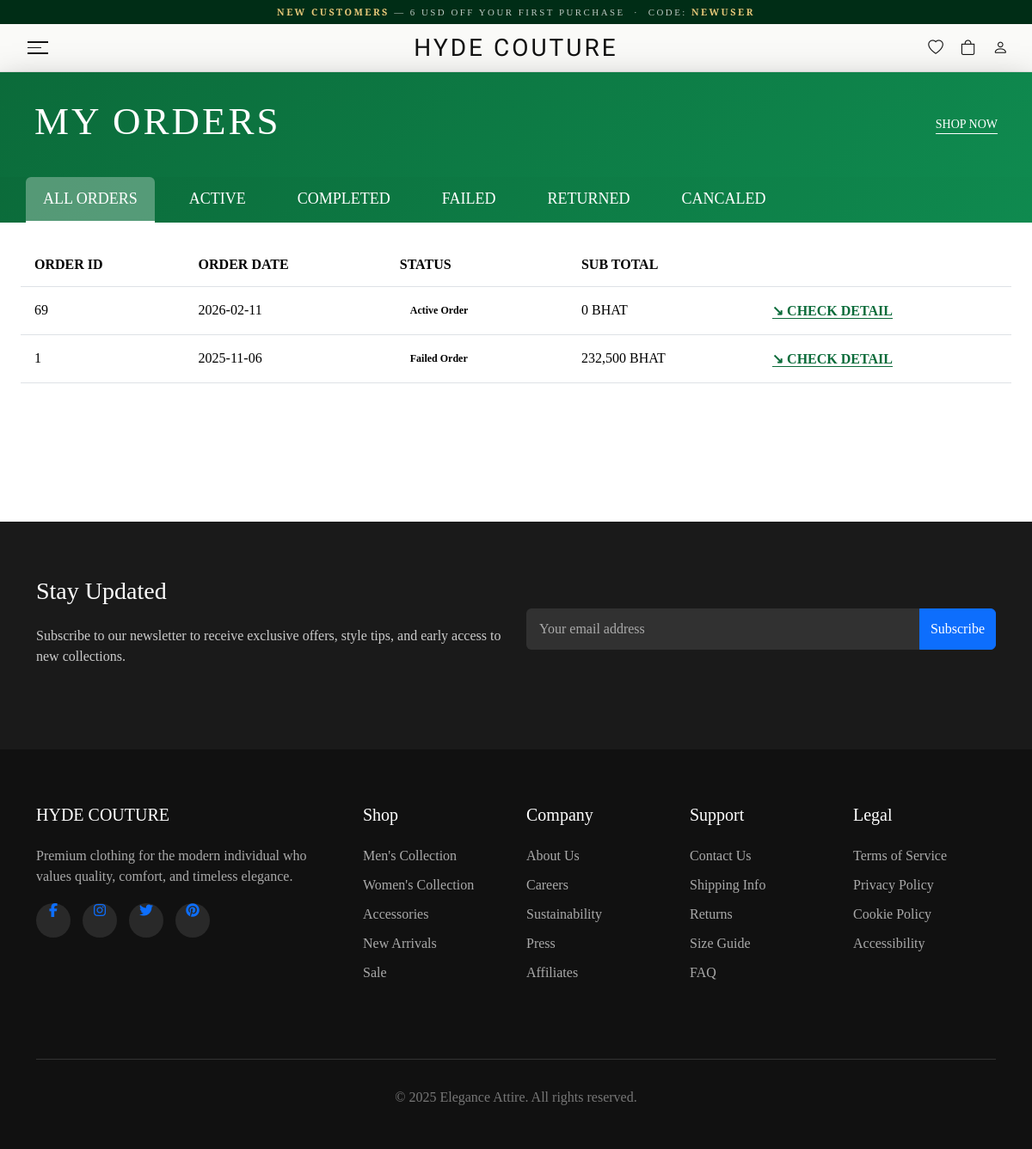
The page /views/order_list.php?userID=2 (signed in) on the database its author committed.
### tables this page shows
CREATE TABLE `orderr` (
  `orderID` int NOT NULL,
  `paymentValid` tinyint DEFAULT NULL,
  `totalCost` double DEFAULT NULL,
  `orderDate` date DEFAULT NULL,
  `paymentStatus` int DEFAULT NULL,
  `orderStatus` int DEFAULT NULL,
  `trackingStatus` int DEFAULT NULL,
  `accountID` int DEFAULT NULL,
  `paymentType` int DEFAULT NULL,
  `addressID` int DEFAULT NULL,
  `isManual` tinyint DEFAULT NULL,
  `manualCustomerName` varchar(2000) DEFAULT NULL,
  `manualNote` longtext
);

CREATE TABLE `orderstatus` (
  `orderStatusID` int NOT NULL,
  `orderStatus` varchar(500) NOT NULL
);

### views/order_list.php (the view, shortened to what this page needs)
<?php
  include '../connection/connectdb.php';
  include '../layout/nav.php';
  $userID = isset($_GET['userID']) ? intval($_GET['userID']) : 1;
  $query = "SELECT * FROM orderr JOIN account ON orderr.accountID = account.accountID JOIN orderstatus ON orderr.orderstatus = orderstatus.orderstatusID WHERE orderr.accountID = $userID ORDER BY orderr.orderDate DESC";
  $result = $conn->query($query);
?>
<!DOCTYPE html>
<html lang="en">
  <head>
    <link href="https://cdn.jsdelivr.net/npm/bootstrap@5.3.3/dist/css/bootstrap.min.css" rel="stylesheet"/>
  </head>
  <body>
    <div class="orders-wrapper">
      <div class="orders-header d-flex justify-content-between align-items-center">
        <h1>MY ORDERS</h1>
        <a href="./index.php" class="shop-now">SHOP NOW</a>
      </div>
      <ul class="nav nav-tabs" role="tablist">
              <li class="nav-item">
                <button class="nav-link active" data-bs-toggle="tab" data-bs-target="#all"> ALL ORDERS </button>
              </li>
              <li class="nav-item">
                <button class="nav-link" data-bs-toggle="tab" data-bs-target="#active"> ACTIVE </button>
              </li>
              <li class="nav-item">
                <button class="nav-link" data-bs-toggle="tab" data-bs-target="#completed"> COMPLETED </button>
              </li>
              <li class="nav-item">
                <button class="nav-link" data-bs-toggle="tab" data-bs-target="#failed"> FAILED </button>
              </li>
              <li class="nav-item">
                <button class="nav-link" data-bs-toggle="tab" data-bs-target="#return"> RETURNED </button>
              </li>
              <li class="nav-item">
                <button class="nav-link" data-bs-toggle="tab" data-bs-target="#cancal"> CANCALED </button>
              </li>
      </ul>
      <div class="tab-content p-4">
        <div class="tab-pane fade show active" id="all">
          <div class="table-scroll">
            <table class="table align-middle mb-0">
              <thead>
                <tr>
                  <th>ORDER ID</th>
                  <th>ORDER DATE</th>
                  <th>STATUS</th>
                  <th>SUB TOTAL</th>
                  <th></th>
                </tr>
              </thead>
              <?php if ($result && $result->num_rows > 0) { ?>
              <tbody>
             <?php while ($row = $result->fetch_assoc()) { ?>
                <tr>
                  <td data-label="Order ID"> <?php echo $row['orderID'] ?></td>
                  <td data-label="Order Date"><?php echo $row['orderDate'] ?></td>
                  <td data-label="Status">
                    <span class="status-badge"><?php echo $row['orderStatus'] ?></span>
                  </td>
                  <td data-label="Sub Total"><?php echo number_format($row['totalCost']) . " BHAT"?></td>
                  <td data-label="Action">
                    <a href="order_details.php?orderID=<?php echo $row['orderID']?>" class="check-detail">↘ CHECK DETAIL</a>
                  </td>
                </tr>
                <?php } ?>
              </tbody>
              <?php } ?>
            </table>
          </div>
        </div>
      </div>
    </div>
  </body>
</html>
<?php
  include '../layout/footer.php';
?>

### views/order_list.php (style rules this page uses)
body { font-family: sans-serif; min-height: 100vh; }
.orders-wrapper { max-width: 100%; margin: 0px auto; background: #fff; border-radius: 0px; overflow: hidden; box-shadow: 0 15px 40px rgba(0, 0, 0, 0.35); }
.orders-header { font-family: "sans-serif"; background: linear-gradient(135deg, #0b6b3a, #0f8a4f); color: #fff; padding: 30px 40px; }
.orders-header h1 { font-size: 45px; letter-spacing: 3px; }
.shop-now { color: #fff; text-decoration: none; border-bottom: 1px solid #fff; font-size: 14px; }
.nav-tabs { font-family: "sans-serif"; font-size: 17px; border-bottom: none; padding-left: 30px; background: linear-gradient(135deg, #0b6b3a, #0f8a4f); }
.nav-tabs .nav-link { border: none; color: #fff !important; font-size: 18px; font-weight: 400; margin-right: 20px; padding: 12px 20px; background: transparent !important; }
.nav-tabs .nav-link.active { background: rgba( 255, 255, 255, 0.3 ) !important; color: #fff !important; border-radius: 6px 6px 0 0; border-bottom: 3px solid #fff; }
.table thead { background: #ededed; }
.table th, .table td { font-family: "sans-serif"; padding: 16px; font-size: 16px; vertical-align: middle; }
.check-detail { font-family: "sans-serif"; color: #0b6b3a; font-weight: 600; text-decoration: none; border-bottom: 1px solid #0b6b3a; }
.status-badge { padding: 4px 12px; border-radius: 20px; font-size: 12px; font-weight: 600; display: inline-block; }
.table-scroll { max-height: 420px; overflow-y: auto; }
.tab-pane { min-height: 300px; }

### layout/footer.php (style rules this page uses)
:root { --rolex-green: #228b22; --dark-bg: #1a1a1a; --light-bg: #ffffff; }
body { font-family: "Vollkorn", serif; background-color: var(--light-bg); color: #333; margin: 0; padding: 0; }

### rows shown on the page
orderr: orderID "69", orderDate "2026-02-11", orderStatus.orderStatus "Active Order", totalCost "0"
orderr: orderID "1", orderDate "2025-11-06", orderStatus.orderStatus "Failed Order", totalCost "232,500"
